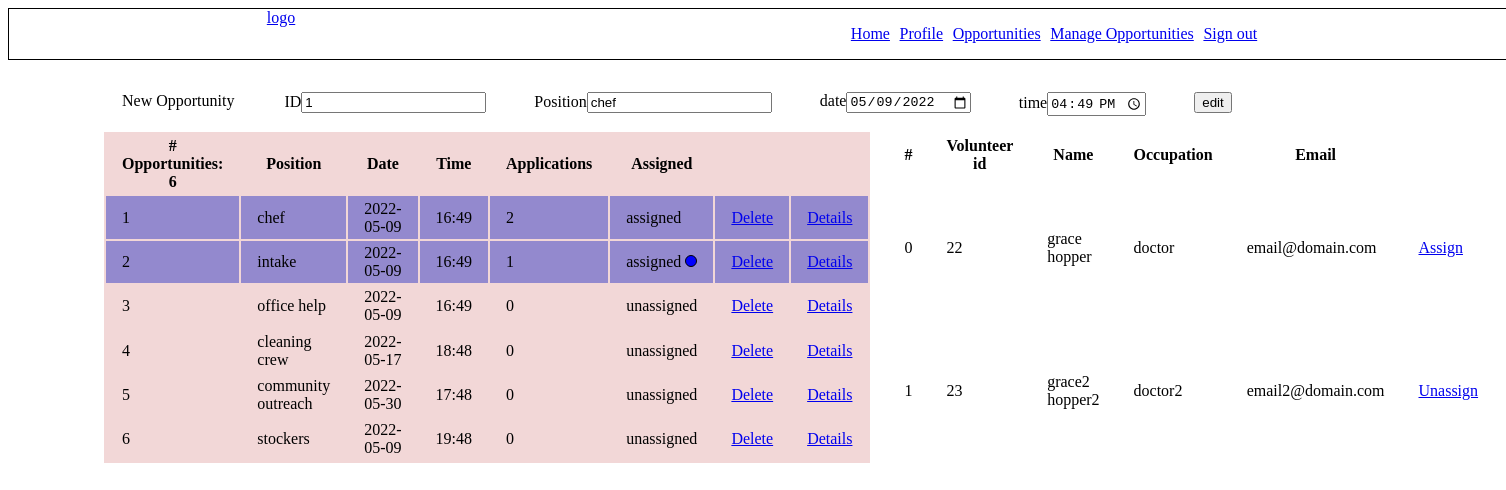
The page /manage_opportunities.php?opportunity_id=1 (signed in) on the database its author committed.
### tables this page shows
CREATE TABLE `opportunities` (
  `id` int(11) NOT NULL AUTO_INCREMENT,
  `date` date NOT NULL,
  `time` text NOT NULL,
  `position` varchar(255) NOT NULL,
  PRIMARY KEY (`id`)
);

CREATE TABLE `volunteers` (
  `id` int(11) NOT NULL AUTO_INCREMENT,
  `firstname` varchar(255) NOT NULL,
  `lastname` varchar(255) NOT NULL,
  `email` varchar(255) NOT NULL,
  `occupation` varchar(255) NOT NULL,
  `password` text NOT NULL,
  PRIMARY KEY (`id`)
);

### globals.php (the view, shortened to what this page needs)
<?php
function runQuery($query, $query_type, $bind_types, $params)
{
    switch ($query_type) {
        case 'select':
            $stmt = mysqli_prepare(getMysqliConnection(), $query);
            if (count($params) > 0 && !mysqli_stmt_bind_param($stmt, $bind_types, ...$params)) {
                throw new \Error(mysqli_error(getMysqliConnection()));
            }
            if (!mysqli_stmt_execute($stmt)) {
                throw new \Error(mysqli_error(getMysqliConnection()));
            }
            $result = mysqli_stmt_get_result($stmt);
            return mysqli_fetch_all($result, MYSQLI_ASSOC);
            break;
    }
}
function getMysqliConnection()
{
    return $GLOBALS['con'];
}
function getOpportunities()
{
    try {
        $volunteer_id = $_SESSION['user']['id'];
        $query = <<<GET_OPS
                SELECT
                    opportunities.*,
                    (SELECT COUNT(op_aps.id) >= 1 FROM opportunity_applications op_aps WHERE op_aps.assigned_at != "" AND op_aps.opportunity_id = opportunities.id ) assigned,
                    (SELECT COUNT(_op_aps.id) from opportunity_applications _op_aps where _op_aps.volunteer_id = ?) as applied ,
                    (SELECT COUNT(op_aps.id) from opportunity_applications op_aps where op_aps.opportunity_id = opportunities.id) as applications ,
                    (SELECT COUNT(op_aps.id) >= 1 FROM opportunity_applications op_aps WHERE op_aps.assigned_at != "" AND op_aps.opportunity_id = opportunities.id and op_aps.volunteer_id=? ) assigned_to_me
                FROM opportunities
                LIMIT 100;
        GET_OPS;
        return runQuery($query, 'select', 'dd', [$volunteer_id, $volunteer_id]);
    } catch (\Throwable $th) {
        makeAlert($th->getTraceAsString());
        throw $th;
    }
}
function renderOpportunities($base_url, $opportunities, $show_apply_btn = false, $show_delete = false)
{
    foreach ($opportunities as $key => $opportunity) {
        $index = ((int)$key) + 1;
        $assigned = $opportunity['assigned'] != 0 ? 'assigned' : 'unassigned';
        $apply_btn = !$show_apply_btn ? "" : sprintf("<td><a href='opportunities.php?action=apply_to_opportunity&opportunity_id=%s'>Apply</a></td>", $opportunity['id']);
        $delete_btn_html = !$show_delete ? "" : "<a href='$base_url?action=delete_opportunity&opportunity_id={$opportunity['id']}'>Delete</a>";
        $assigned_to_me = $opportunity['assigned_to_me'] ? '<span class="assigned_to_me"></span>' : "";
        $output = <<<OPPORTUNITY
        <tr class="opportunity_is_$assigned">
        <td>{$index}</td>
        <td>{$opportunity['position']}</td>
        <td>{$opportunity['date']}</td>
        <td>{$opportunity['time']}</td>
        <td>{$opportunity['applications']}</td>
        <td>{$assigned} $assigned_to_me</td>
        <td>$delete_btn_html</td>
        <td><a href="manage_opportunities.php?opportunity_id={$opportunity['id']}">Details</a></td>
        $apply_btn
        </tr>
OPPORTUNITY;
        printf($output);
    };
}
function renderOpportunityApplications()
{
    $volunteers = runQuery(
        "select v.*, case when  ops_app.assigned_at= \"\" then \"false\" else \"true\" end as assignment_value from opportunity_applications ops_app left join volunteers v on v.id = ops_app.volunteer_id where ops_app.opportunity_id = ?",
        "select",
        "d",
        [$_REQUEST['opportunity_id']]
    );
    foreach ($volunteers as $key => $volunteer) {
        $assignment_label = $volunteer['assignment_value'] == 'false' ? 'Assign' : 'Unassign';
        $volunteer_row = <<<VOLUNTEERROW
            <tr>
                <td>$key</td>
                <td>{$volunteer['id']}</td>
                <td>{$volunteer['firstname']} {$volunteer['lastname']}</td>
                <td>{$volunteer['occupation']}</td>
                <td>{$volunteer['email']}</td>
                <td><a href="manage_opportunities.php?action=assign_opportunity&volunteer_id={$volunteer['id']}&opportunity_id={$_REQUEST['opportunity_id']}&assignment_value={$assignment_label}">{$assignment_label}</a></td>
            </tr>
    VOLUNTEERROW;
        printf($volunteer_row);
    }
}

### styles.css (style rules this page uses)
body, html { height: 100%; width: 100%; }
.opportunity_is_assigned { background-color: rgba(91, 91, 201, 0.623); }
td,th { padding: 0.2rem 1rem; }
.assigned_to_me { border: 1px solid; width: 10px; height: 10px; display: inline-block; background: blue; border-radius: 50%; }

### rows shown on the page
opportunities: index "1", position "chef", date "2022-05-09", time "16:49", applications "2", assigned "assigned"
opportunities: index "2", position "intake", date "2022-05-09", time "16:49", applications "1", assigned "assigned"
opportunities: index "3", position "office help", date "2022-05-09", time "16:49", applications "0", assigned "unassigned"
opportunities: index "4", position "cleaning crew", date "2022-05-17", time "18:48", applications "0", assigned "unassigned"
opportunities: index "5", position "community outreach", date "2022-05-30", time "17:48", applications "0", assigned "unassigned"
opportunities: index "6", position "stockers", date "2022-05-09", time "19:48", applications "0", assigned "unassigned"
volunteers: key "0", id "22", firstname "grace", lastname "hopper", occupation "doctor", email "email@domain.com", assignment_label "Assign"
volunteers: key "1", id "23", firstname "grace2", lastname "hopper2", occupation "doctor2", email "email2@domain.com", assignment_label "Unassign"

### other values the page prints
count($opportunities) "6"
